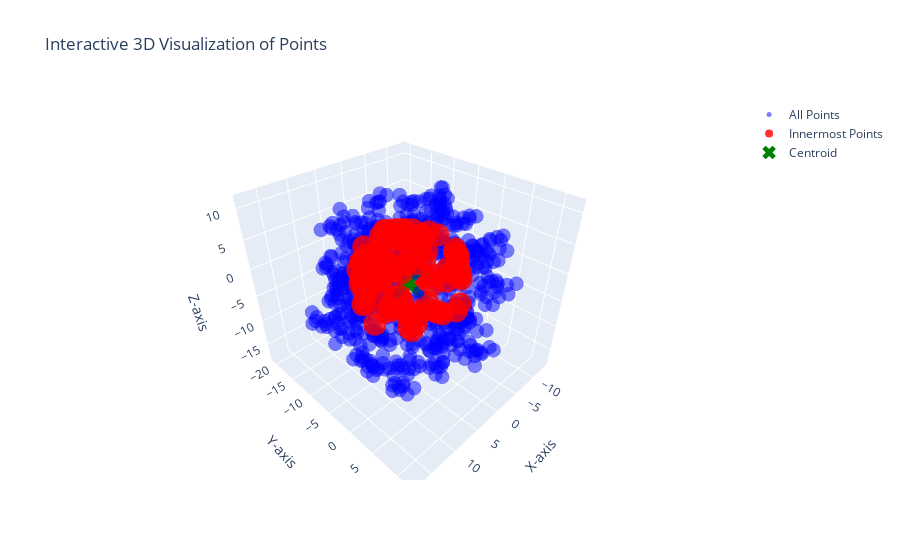

The notebook cell this image was saved under:
### Code cell
import plotly.graph_objects as go
import numpy as np

# Create a scatter plot for all points
all_points = go.Scatter3d(
    x=coords[:, 0],
    y=coords[:, 1],
    z=coords[:, 2],
    mode='markers',
    marker=dict(size=5, color='blue', opacity=0.5),
    name='All Points'
)

# Create a scatter plot for innermost points
innermost_points_plot = go.Scatter3d(
    x=innermost_points[:, 0],
    y=innermost_points[:, 1],
    z=innermost_points[:, 2],
    mode='markers',
    marker=dict(size=8, color='red', opacity=0.8),
    name='Innermost Points'
)

# Create a scatter plot for the centroid
centroid_plot = go.Scatter3d(
    x=[centroid[0]],
    y=[centroid[1]],
    z=[centroid[2]],
    mode='markers',
    marker=dict(size=12, color='green', symbol='x'),
    name='Centroid'
)

# Combine all plots
fig = go.Figure(data=[all_points, innermost_points_plot, centroid_plot])

# Add axis labels
fig.update_layout(
    scene=dict(
        xaxis_title='X-axis',
        yaxis_title='Y-axis',
        zaxis_title='Z-axis',
    ),
    title="Interactive 3D Visualization of Points",
)

# Show the interactive plot
fig.show()

### Figure 1 — Plotly figure (JSON) as saved in the notebook; plotly's stock layout.template omitted (floating-point values rounded to 4 significant figures; data arrays with more than 128 entries replaced by an {"elided": "..."} marker saying what was removed)
{"data": [{"marker": {"color": "blue", "opacity": 0.5, "size": 5}, "mode": "markers", "name": "All Points", "type": "scatter3d", "x": {"elided": "651 float values"}, "y": {"elided": "651 float values"}, "z": {"elided": "651 float values"}}, {"marker": {"color": "red", "opacity": 0.8, "size": 8}, "mode": "markers", "name": "Innermost Points", "type": "scatter3d", "x": [-1.526, -1.944, -2.699, -2.631, -2.878, 7.221, 5.574, 5.001, 7.248, 2.299, 1.118, 2.969, 0.616, 2.476, 1.298, -0.508, 0.886, 1.65, -4.555, -5.05, -5.219, -3.014, -2.341, -2.517, -5.295, -6.242, -5.438, -4.423, -5.309, -4.149, -3.754, -3.263, -2.677, -2.354, -3.151, -1.35, -2.151, -1.262, -1.011, 0.519, 1.075, -1.513, -3.044, -0.844, -3.712, 1.195, 2.647, 3.05, 3.969, 1.484, 1.22, 2.338, 2.431, -0.13, -1.305, -2.659, 3.193, 4.344, 5.539, 6.414, 4.75, 3.835, 2.66, 3.95, 2.08, 2.841, 5.569, 4.104, 5.436, 5.377, 8.326, 7.275, 8.768, 5.95, 10.12, 9.238, 8.626, 9.022, 8.75, 7.289, 5.991, 7.624, 6.738, 7.221, 5.428, 6.412, 4.616, 5.105, 3.321, 2.265, 3.477, 3.01, 1.261, 1.615, 3.629, 0.841, 2.855, 1.48], "y": [2.362, 2.643, -2.482, -3.839, -4.776, -6.685, -10.69, -11.27, -9.311, -8.646, -8.842, -7.435, -7.84, -6.431, -6.636, -12.42, -12.51, -12.37, -7.749, -6.328, -5.536, -7.82, -6.704, -9.176, -6.01, -3.602, -2.386, -2.31, -0.875, -0.232, -0.442, 0.764, 0.361, 1.115, 1.395, 2.072, 2.347, 2.677, -6.551, -6.654, -7.063, -5.147, -5.209, -4.681, -3.873, -6.315, -6.447, -7.914, -8.259, -10.19, -10.64, -10.29, -10.9, -10.1, -10.66, -10.17, -9.325, -8.985, -9.854, -10.15, -7.514, -6.532, -6.099, -5.884, -5.228, -5.075, -10.26, -12.93, -12.29, -11.78, -8.28, -8.866, -6.893, -8.124, -0.971, -2.025, 0.292, -2.893, -4.373, -4.643, -4.156, 0.847, 0.664, 0.893, 0.215, 0.687, 0.003, 0.24, 3.115, 2.852, -3.102, -2.602, -2.709, -2.366, -2.335, -1.876, -1.847, -1.622], "z": [-5.651, -4.351, -9.244, -9.541, -8.556, -8.455, -7.343, -6.419, -6.029, -8.585, -7.865, -8.459, -7.033, -7.627, -6.914, -4.936, -4.989, -3.853, -5.2, -5.473, -4.544, -5.35, -4.552, -4.862, -6.741, -2.774, -2.659, -3.801, 1.147, 1.861, 3.154, 1.327, 3.456, 2.358, 0.079, 2.172, -0.101, 0.939, 5.093, 5.02, 4, 4.68, 4.5, 3.388, 4.239, 6.111, 6.155, 6.04, 5.295, 4.551, 3.184, 2.195, 1.128, 2.707, 3.51, 3.018, 2.535, 1.688, 2.089, 1.27, 1.864, 1.195, 1.764, 0.013, 0.95, -0.116, 3.36, -1.235, -1.656, -3.1, -1.031, -1.985, -1.499, -1.97, -1.294, 1.111, 1.405, 2.361, 2.069, 1.045, 2.171, -2.207, -3.419, -4.703, -3.27, -5.824, -4.385, -5.659, -2.784, -3.849, 6.428, 5.168, 6.573, 5.3, 3.939, 4.243, 2.893, 3.051]}, {"marker": {"color": "green", "size": 12, "symbol": "x"}, "mode": "markers", "name": "Centroid", "type": "scatter3d", "x": [1.964], "y": [-4.521], "z": [-2.085]}], "layout": {"scene": {"xaxis": {"title": {"text": "X-axis"}}, "yaxis": {"title": {"text": "Y-axis"}}, "zaxis": {"title": {"text": "Z-axis"}}}, "title": {"text": "Interactive 3D Visualization of Points"}}}
